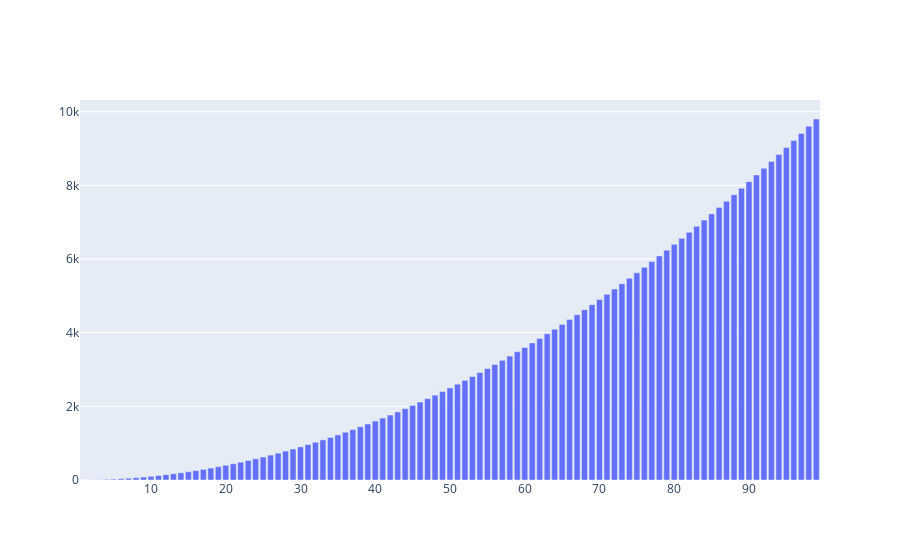

Here is the notebook cell this chart was saved with:
### Markdown cell above
Similar to Bokeh, we get a nicely rendered graph with some interactivity tooling and a little tooltip

### Code cell
figure2 = go.Figure()
figure2.add_bar(x=x, y=y)
